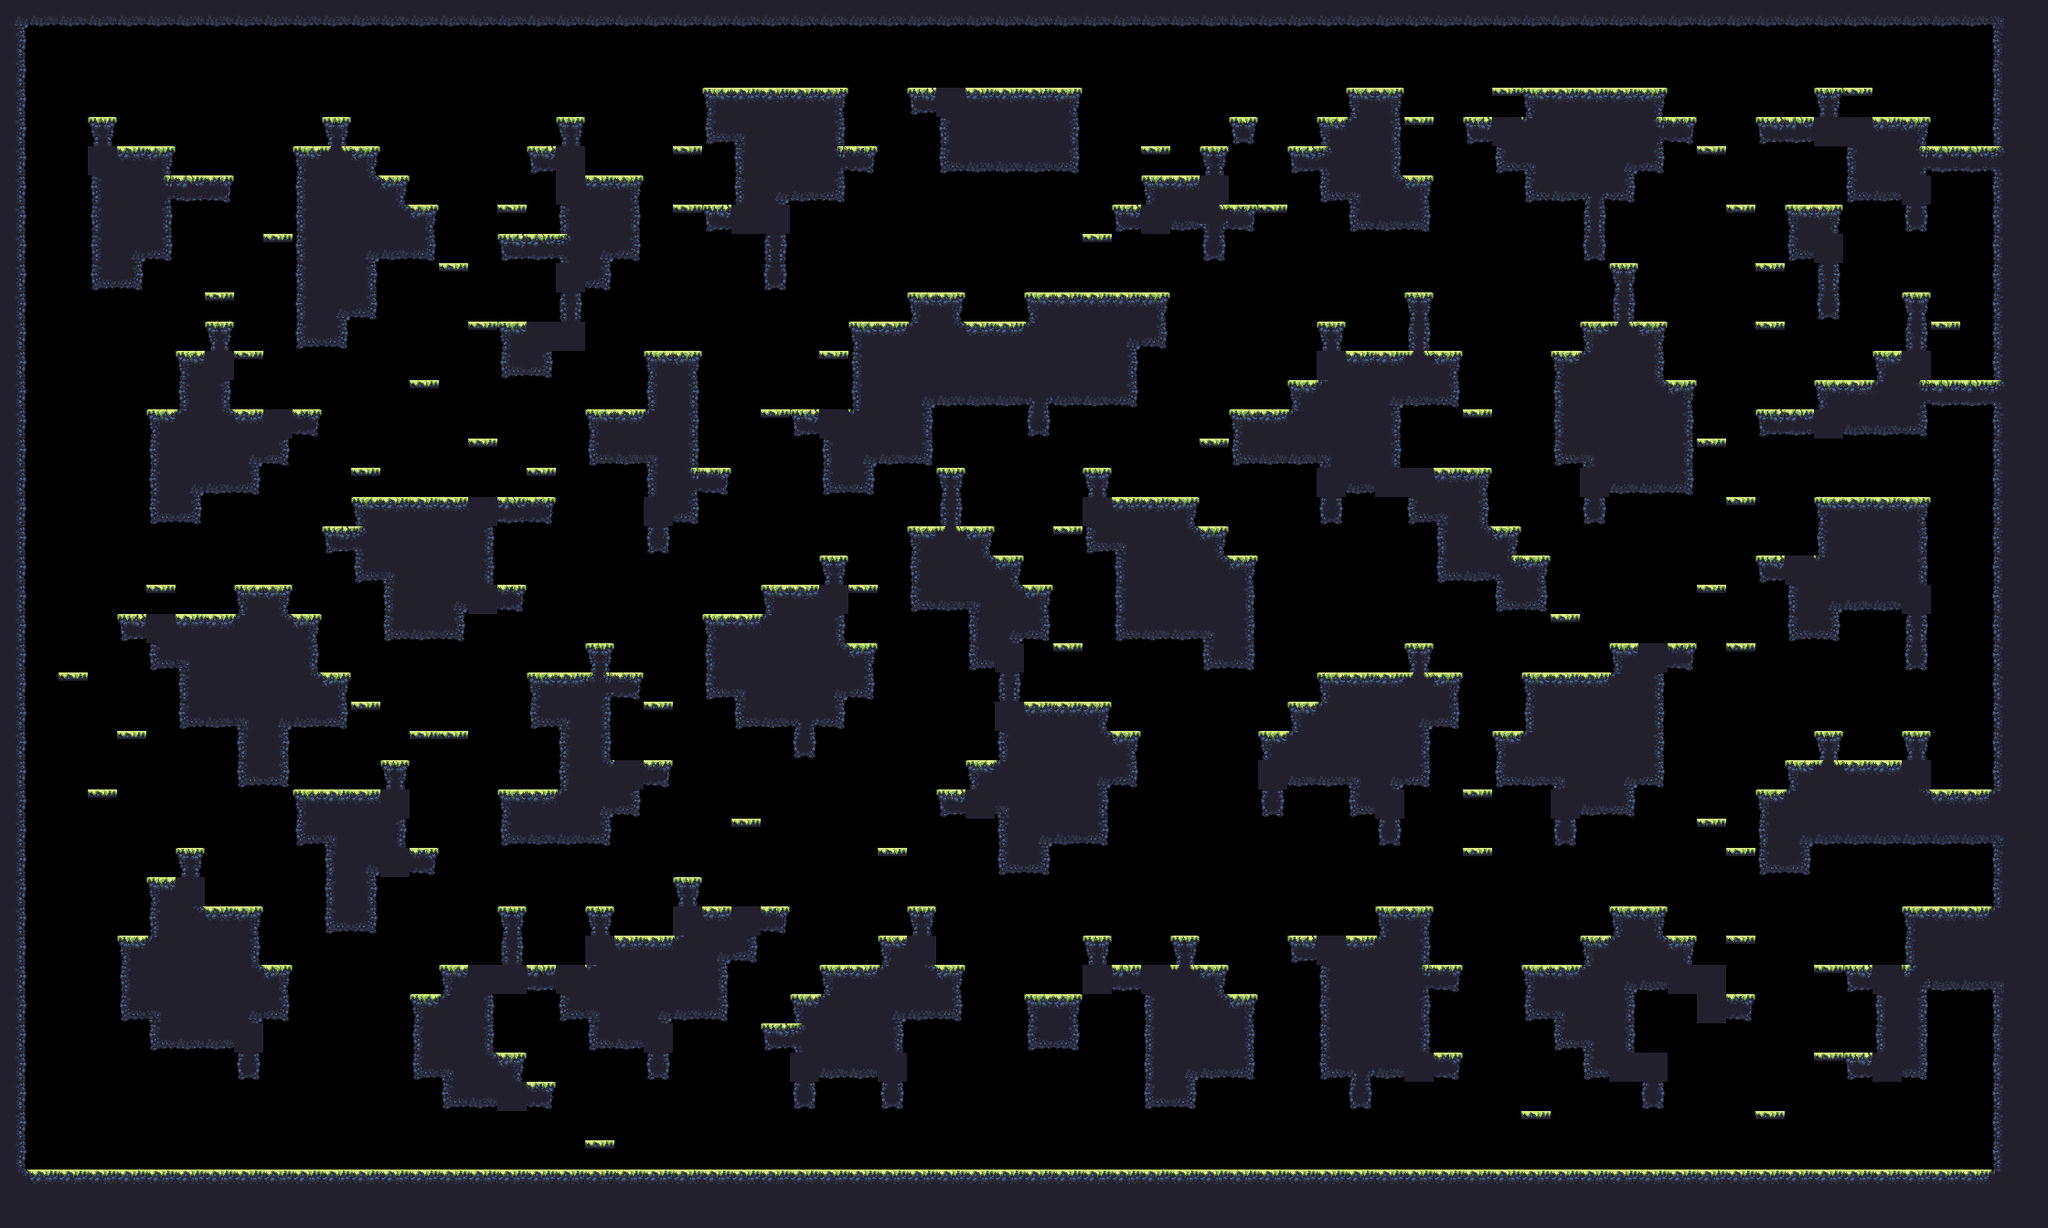

This game map was drawn from its Tiled (.tmx) file and the tilesets committed beside it. A one-line description and the trimmed map source follow:
An orthogonal 70x42 tile map with 32x32 px tiles, 1 tile layer (main) and 17 objects (9x spawn, spawnPlayer0, spawnCrown0, spawnPlayer1, spawnCrown1, ...).

<map compressionlevel="0" height="42" infinite="0" nextlayerid="3" nextobjectid="4" orientation="orthogonal" renderorder="right-down" tiledversion="1.3.2" tileheight="32" tilewidth="32" version="1.2" width="70">
 <tileset firstgid="1" source="forest_summer_tile_set.tsx" />
 <layer height="42" id="1" name="main" width="70">
  <data>[2940 cells, 1240 non-empty, 29 distinct tile ids]</data>
 </layer>
 <objectgroup><object id="1" name="spawnPlayer0" x="160" y="112.0" /><object id="2" name="spawnCrown0" x="224" y="144.0" /><object id="3" name="spawnPlayer1" x="2080" y="80.0" /><object id="4" name="spawnCrown1" x="2144" y="112.0" /><object id="5" name="spawnPlayer2" x="64" y="1232.0" /><object id="6" name="spawnCrown2" x="128" y="1232.0" /><object id="7" name="spawnPlayer3" x="2080" y="1232.0" /><object id="8" name="spawnCrown3" x="2144" y="1232.0" /><object id="9" name="spawn" x="384" y="688.0" /><object id="10" name="spawn" x="1152" y="592.0" /><object id="11" name="spawn" x="2048" y="1232.0" /><object id="12" name="spawn" x="2048" y="1232.0" /><object id="13" name="spawn" x="1472" y="976.0" /><object id="14" name="spawn" x="736" y="336.0" /><object id="15" name="spawn" x="384" y="496.0" /><object id="16" name="spawn" x="480" y="176.0" /><object id="17" name="spawn" x="1248" y="752.0" /></objectgroup></map>
